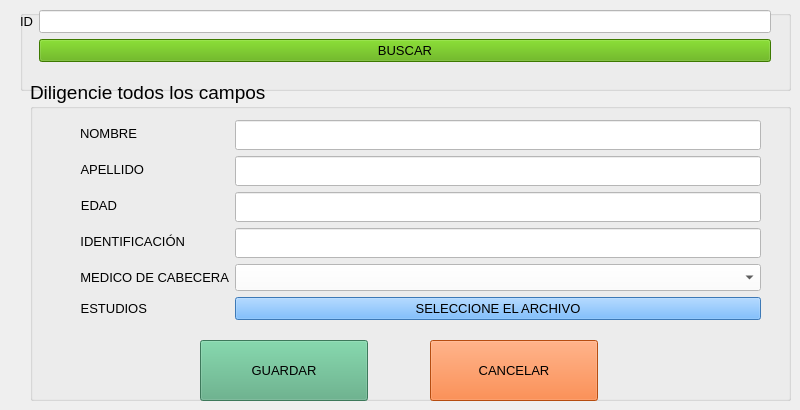
      <widget class="QWidget" name="camposedtpac">
       <widget class="QGroupBox" name="groupBox_9">
        <property name="geometry">
         <rect>
          <x>20</x>
          <y>10</y>
          <width>771</width>
          <height>81</height>
         </rect>
        </property>
        <property name="font">
         <font>
          <pointsize>14</pointsize>
         </font>
        </property>
        <property name="title">
         <string/>
        </property>
       </widget>
       <widget class="QWidget" name="formLayoutWidget_8">
        <property name="geometry">
         <rect>
          <x>20</x>
          <y>10</y>
          <width>751</width>
          <height>63</height>
         </rect>
        </property>
        <layout class="QFormLayout" name="formLayout_8">
         <item row="0" column="0">
          <widget class="QLabel" name="label_37">
           <property name="font">
            <font>
             <pointsize>10</pointsize>
            </font>
           </property>
           <property name="text">
            <string>ID</string>
           </property>
          </widget>
         </item>
         <item row="1" column="1">
          <widget class="QPushButton" name="buscarpac">
           <property name="font">
            <font>
             <pointsize>10</pointsize>
            </font>
           </property>
           <property name="styleSheet">
            <string notr="true">background-color: rgb(85, 170, 0);</string>
           </property>
           <property name="text">
            <string>BUSCAR</string>
           </property>
          </widget>
         </item>
         <item row="0" column="1">
          <widget class="QLineEdit" name="idpac_buscar">
           <property name="font">
            <font>
             <pointsize>10</pointsize>
            </font>
           </property>
           <property name="styleSheet">
            <string notr="true">background-color: rgb(255, 255, 255);</string>
           </property>
           <property name="alignment">
            <set>Qt::AlignCenter</set>
           </property>
          </widget>
         </item>
        </layout>
       </widget>
       <widget class="QGroupBox" name="groupBox_10">
        <property name="geometry">
         <rect>
          <x>30</x>
          <y>80</y>
          <width>761</width>
          <height>321</height>
         </rect>
        </property>
        <property name="font">
         <font>
          <pointsize>14</pointsize>
         </font>
        </property>
        <property name="styleSheet">
         <string notr="true"/>
        </property>
        <property name="title">
         <string>Diligencie todos los campos</string>
        </property>
        <widget class="QWidget" name="formLayoutWidget_9">
         <property name="geometry">
          <rect>
           <x>50</x>
           <y>40</y>
           <width>681</width>
           <height>212</height>
          </rect>
         </property>
         <layout class="QFormLayout" name="formLayout_9">
          <item row="0" column="0">
           <widget class="QLabel" name="label_38">
            <property name="font">
             <font>
              <pointsize>10</pointsize>
             </font>
            </property>
            <property name="text">
             <string>NOMBRE</string>
            </property>
            <property name="alignment">
             <set>Qt::AlignRight|Qt::AlignTrailing|Qt::AlignVCenter</set>
            </property>
           </widget>
          </item>
          <item row="0" column="1">
           <widget class="QLineEdit" name="nameedtpac">
            <property name="font">
             <font>
              <family>Dubai Medium</family>
              <pointsize>11</pointsize>
             </font>
            </property>
            <property name="autoFillBackground">
             <bool>false</bool>
            </property>
            <property name="styleSheet">
             <string notr="true">background-color: rgb(255, 255, 255);</string>
            </property>
           </widget>
          </item>
          <item row="1" column="0">
           <widget class="QLabel" name="label_39">
            <property name="font">
             <font>
              <pointsize>10</pointsize>
             </font>
            </property>
            <property name="text">
             <string>APELLIDO</string>
            </property>
            <property name="alignment">
             <set>Qt::AlignRight|Qt::AlignTrailing|Qt::AlignVCenter</set>
            </property>
           </widget>
          </item>
          <item row="1" column="1">
           <widget class="QLineEdit" name="lastnameedtpac">
            <property name="font">
             <font>
              <family>Dubai Medium</family>
              <pointsize>11</pointsize>
             </font>
            </property>
            <property name="styleSheet">
             <string notr="true">background-color: rgb(255, 255, 255);</string>
            </property>
           </widget>
          </item>
          <item row="2" column="0">
           <widget class="QLabel" name="label_40">
            <property name="font">
             <font>
              <pointsize>10</pointsize>
             </font>
            </property>
            <property name="text">
             <string>EDAD</string>
            </property>
            <property name="alignment">
             <set>Qt::AlignRight|Qt::AlignTrailing|Qt::AlignVCenter</set>
            </property>
           </widget>
          </item>
          <item row="2" column="1">
           <widget class="QLineEdit" name="ageedtpac">
            <property name="font">
             <font>
              <family>Dubai Medium</family>
              <pointsize>11</pointsize>
             </font>
            </property>
            <property name="styleSheet">
             <string notr="true">background-color: rgb(255, 255, 255);</string>
            </property>
           </widget>
          </item>
          <item row="3" column="0">
           <widget class="QLabel" name="label_41">
            <property name="font">
             <font>
              <pointsize>10</pointsize>
             </font>
            </property>
            <property name="text">
             <string>IDENTIFICACIÓN</string>
            </property>
            <property name="alignment">
             <set>Qt::AlignRight|Qt::AlignTrailing|Qt::AlignVCenter</set>
            </property>
           </widget>
          </item>
          <item row="3" column="1">
           <widget class="QLineEdit" name="idedtpac">
            <property name="font">
             <font>
              <family>Dubai Medium</family>
              <pointsize>11</pointsize>
             </font>
            </property>
            <property name="styleSheet">
             <string notr="true">background-color: rgb(255, 255, 255);</string>
            </property>
           </widget>
          </item>
          <item row="4" column="0">
           <widget class="QLabel" name="label_42">
            <property name="font">
             <font>
              <pointsize>10</pointsize>
             </font>
            </property>
            <property name="text">
             <string>MEDICO DE CABECERA</string>
            </property>
            <property name="alignment">
             <set>Qt::AlignRight|Qt::AlignTrailing|Qt::AlignVCenter</set>
            </property>
           </widget>
          </item>
          <item row="4" column="1">
           <widget class="QComboBox" name="desplegedtmed">
            <property name="font">
             <font>
              <pointsize>12</pointsize>
             </font>
            </property>
            <property name="styleSheet">
             <string notr="true">background-color: rgb(255, 255, 255);</string>
            </property>
           </widget>
          </item>
          <item row="5" column="0">
           <widget class="QLabel" name="label_43">
            <property name="font">
             <font>
              <pointsize>10</pointsize>
             </font>
            </property>
            <property name="text">
             <string>ESTUDIOS</string>
            </property>
            <property name="alignment">
             <set>Qt::AlignRight|Qt::AlignTrailing|Qt::AlignVCenter</set>
            </property>
           </widget>
          </item>
          <item row="5" column="1">
           <widget class="QPushButton" name="cargaedtpac">
            <property name="font">
             <font>
              <pointsize>10</pointsize>
             </font>
            </property>
            <property name="styleSheet">
             <string notr="true">QPushButton {
	background-color: #55aaff;
}

QPushButton:hover {
    background-color: #ffaaff; /* Color de fondo modificado al pasar el ratón */
}</string>
            </property>
            <property name="text">
             <string>SELECCIONE EL ARCHIVO</string>
            </property>
           </widget>
          </item>
         </layout>
        </widget>
        <widget class="QPushButton" name="addedtpac">
         <property name="geometry">
          <rect>
           <x>170</x>
           <y>260</y>
           <width>168</width>
           <height>61</height>
          </rect>
         </property>
         <property name="font">
          <font>
           <pointsize>10</pointsize>
          </font>
         </property>
         <property name="styleSheet">
          <string notr="true">QPushButton {
	background-color: rgb(85, 170, 127);
}

QPushButton:hover {
    background-color: #6CA6CD; /* Color de fondo modificado al pasar el ratón */
}</string>
         </property>
         <property name="text">
          <string>GUARDAR</string>
         </property>
        </widget>
        <widget class="QPushButton" name="canceledtpac">
         <property name="geometry">
          <rect>
           <x>400</x>
           <y>260</y>
           <width>168</width>
           <height>61</height>
          </rect>
         </property>
         <property name="font">
          <font>
           <pointsize>10</pointsize>
          </font>
         </property>
         <property name="styleSheet">
          <string notr="true">QPushButton {
	background-color:  #FF6C17;
}

QPushButton:hover {
    background-color: #6CA6CD; /* Color de fondo modificado al pasar el ratón */
}</string>
         </property>
         <property name="text">
          <string>CANCELAR</string>
         </property>
        </widget>
       </widget>
      </widget>
